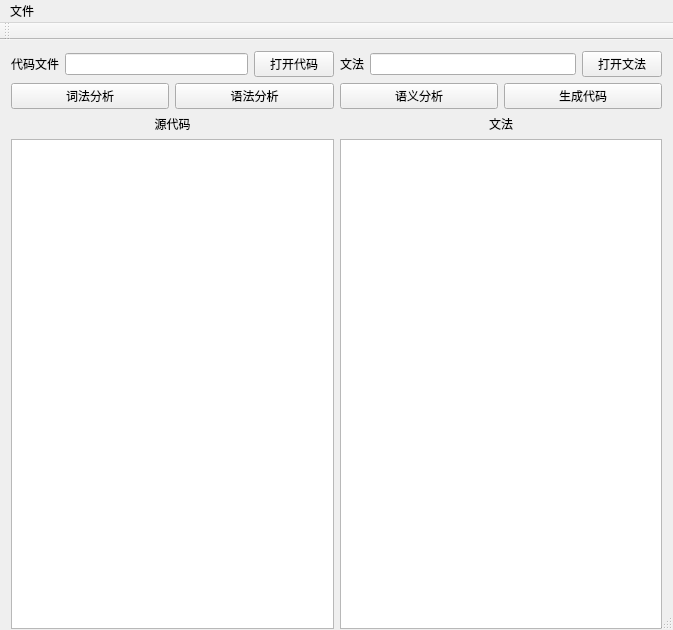
<?xml version="1.0" encoding="UTF-8"?>
<ui version="4.0">
 <class>QTminiCcompilerClass</class>
 <widget class="QMainWindow" name="QTminiCcompilerClass">
  <property name="geometry">
   <rect>
    <x>0</x>
    <y>0</y>
    <width>673</width>
    <height>630</height>
   </rect>
  </property>
  <property name="minimumSize">
   <size>
    <width>540</width>
    <height>630</height>
   </size>
  </property>
  <property name="windowTitle">
   <string>QTminiCcompiler</string>
  </property>
  <widget class="QWidget" name="centralWidget">
   <property name="minimumSize">
    <size>
     <width>540</width>
     <height>600</height>
    </size>
   </property>
   <layout class="QGridLayout" name="gridLayout">
    <item row="0" column="0">
     <layout class="QHBoxLayout" name="horizontalLayout">
      <item>
       <widget class="QLabel" name="label">
        <property name="minimumSize">
         <size>
          <width>35</width>
          <height>0</height>
         </size>
        </property>
        <property name="text">
         <string>代码文件</string>
        </property>
        <property name="scaledContents">
         <bool>false</bool>
        </property>
        <property name="alignment">
         <set>Qt::AlignCenter</set>
        </property>
       </widget>
      </item>
      <item>
       <widget class="QLineEdit" name="CodePathEdit"/>
      </item>
      <item>
       <widget class="QPushButton" name="openCodeBtn">
        <property name="text">
         <string>打开代码</string>
        </property>
       </widget>
      </item>
     </layout>
    </item>
    <item row="0" column="1">
     <layout class="QHBoxLayout" name="horizontalLayout_3">
      <item>
       <widget class="QLabel" name="label_2">
        <property name="text">
         <string>文法</string>
        </property>
       </widget>
      </item>
      <item>
       <widget class="QLineEdit" name="GrammarPathEdit"/>
      </item>
      <item>
       <widget class="QPushButton" name="openGrammarBtn">
        <property name="text">
         <string>打开文法</string>
        </property>
       </widget>
      </item>
     </layout>
    </item>
    <item row="1" column="0" colspan="2">
     <layout class="QHBoxLayout" name="horizontalLayout_2">
      <item>
       <widget class="QPushButton" name="lexicalAnaBtn">
        <property name="text">
         <string>词法分析</string>
        </property>
       </widget>
      </item>
      <item>
       <widget class="QPushButton" name="syntacticAnaBtn">
        <property name="text">
         <string>语法分析</string>
        </property>
       </widget>
      </item>
      <item>
       <widget class="QPushButton" name="semanticAnaBtn">
        <property name="text">
         <string>语义分析</string>
        </property>
       </widget>
      </item>
      <item>
       <widget class="QPushButton" name="genCodeBtn">
        <property name="text">
         <string>生成代码</string>
        </property>
       </widget>
      </item>
     </layout>
    </item>
    <item row="2" column="0">
     <layout class="QVBoxLayout" name="verticalLayout_2">
      <item>
       <widget class="QLabel" name="label_3">
        <property name="text">
         <string>源代码</string>
        </property>
        <property name="alignment">
         <set>Qt::AlignCenter</set>
        </property>
       </widget>
      </item>
      <item>
       <widget class="QPlainTextEdit" name="CodeText"/>
      </item>
     </layout>
    </item>
    <item row="2" column="1">
     <layout class="QVBoxLayout" name="verticalLayout">
      <item>
       <widget class="QLabel" name="label_4">
        <property name="text">
         <string>文法</string>
        </property>
        <property name="alignment">
         <set>Qt::AlignCenter</set>
        </property>
       </widget>
      </item>
      <item>
       <widget class="QPlainTextEdit" name="plainTextEdit"/>
      </item>
     </layout>
    </item>
   </layout>
  </widget>
  <widget class="QMenuBar" name="menuBar">
   <property name="geometry">
    <rect>
     <x>0</x>
     <y>0</y>
     <width>673</width>
     <height>23</height>
    </rect>
   </property>
   <widget class="QMenu" name="menu">
    <property name="title">
     <string>文件</string>
    </property>
    <addaction name="actionExit"/>
   </widget>
   <addaction name="menu"/>
  </widget>
  <widget class="QToolBar" name="mainToolBar">
   <attribute name="toolBarArea">
    <enum>TopToolBarArea</enum>
   </attribute>
   <attribute name="toolBarBreak">
    <bool>false</bool>
   </attribute>
  </widget>
  <widget class="QStatusBar" name="statusBar"/>
  <action name="actionOpen">
   <property name="text">
    <string>Open</string>
   </property>
  </action>
  <action name="actionExit">
   <property name="text">
    <string>Exit</string>
   </property>
  </action>
 </widget>
 <layoutdefault spacing="6" margin="11"/>
 <resources>
  <include location="QTminiCcompiler.qrc"/>
 </resources>
 <connections>
  <connection>
   <sender>actionExit</sender>
   <signal>triggered()</signal>
   <receiver>QTminiCcompilerClass</receiver>
   <slot>close()</slot>
   <hints>
    <hint type="sourcelabel">
     <x>-1</x>
     <y>-1</y>
    </hint>
    <hint type="destinationlabel">
     <x>269</x>
     <y>314</y>
    </hint>
   </hints>
  </connection>
  <connection>
   <sender>openCodeBtn</sender>
   <signal>clicked()</signal>
   <receiver>QTminiCcompilerClass</receiver>
   <slot>openCodeFile()</slot>
   <hints>
    <hint type="sourcelabel">
     <x>295</x>
     <y>56</y>
    </hint>
    <hint type="destinationlabel">
     <x>336</x>
     <y>314</y>
    </hint>
   </hints>
  </connection>
  <connection>
   <sender>openGrammarBtn</sender>
   <signal>clicked()</signal>
   <receiver>QTminiCcompilerClass</receiver>
   <slot>openGrammarFile()</slot>
   <hints>
    <hint type="sourcelabel">
     <x>625</x>
     <y>56</y>
    </hint>
    <hint type="destinationlabel">
     <x>336</x>
     <y>314</y>
    </hint>
   </hints>
  </connection>
  <connection>
   <sender>lexicalAnaBtn</sender>
   <signal>clicked()</signal>
   <receiver>QTminiCcompilerClass</receiver>
   <slot>LexicalScan()</slot>
   <hints>
    <hint type="sourcelabel">
     <x>89</x>
     <y>87</y>
    </hint>
    <hint type="destinationlabel">
     <x>336</x>
     <y>314</y>
    </hint>
   </hints>
  </connection>
  <connection>
   <sender>syntacticAnaBtn</sender>
   <signal>clicked()</signal>
   <receiver>QTminiCcompilerClass</receiver>
   <slot>syntacticAna()</slot>
   <hints>
    <hint type="sourcelabel">
     <x>254</x>
     <y>87</y>
    </hint>
    <hint type="destinationlabel">
     <x>336</x>
     <y>314</y>
    </hint>
   </hints>
  </connection>
 </connections>
 <slots>
  <slot>openCodeFile()</slot>
  <slot>openGrammarFile()</slot>
  <slot>LexicalScan()</slot>
  <slot>syntacticAna()</slot>
 </slots>
</ui>
